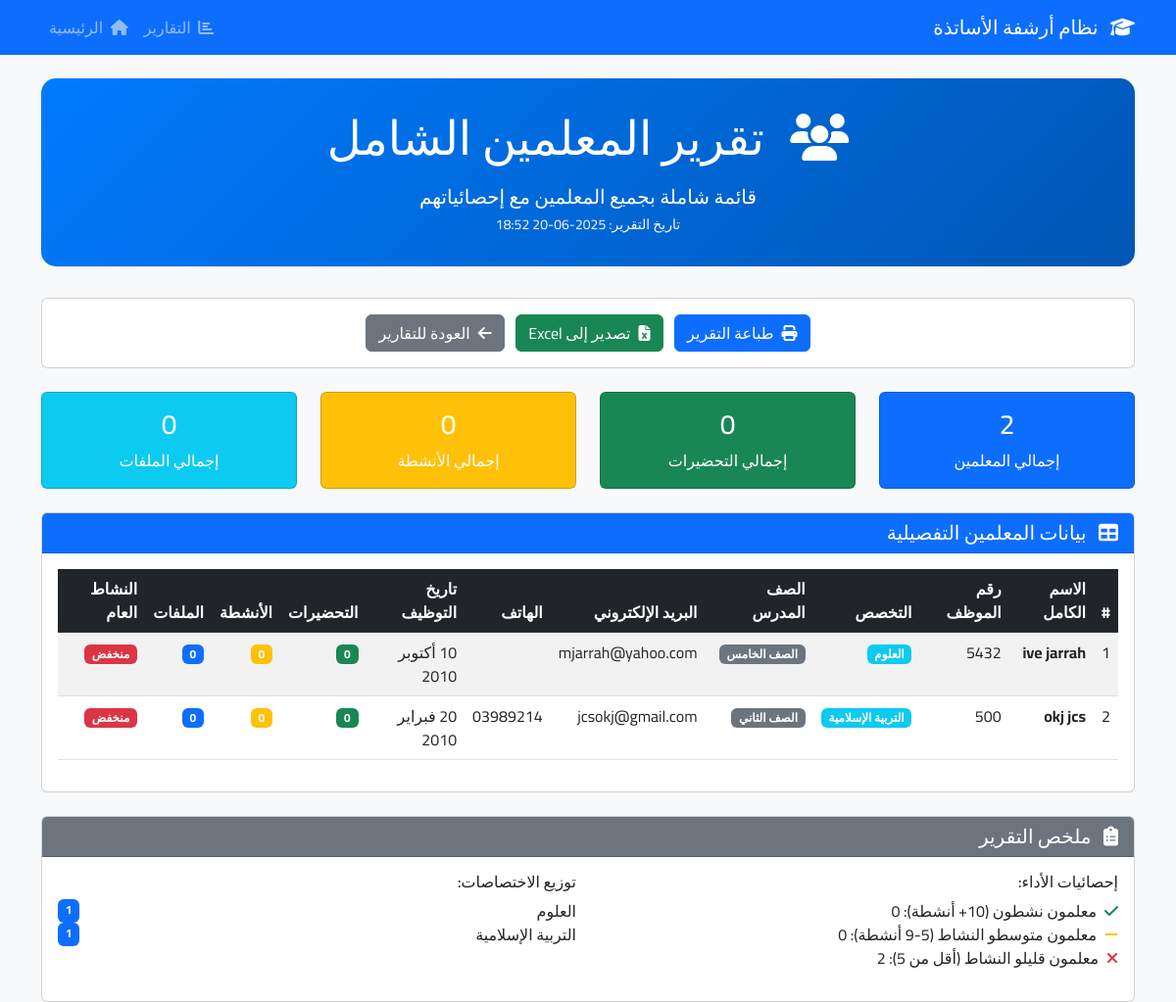
/reports/teachers_report.php (signed in), run on the app's committed database.
### tables this page shows
CREATE TABLE teachers (
            id INTEGER PRIMARY KEY AUTOINCREMENT,
            user_id INTEGER UNIQUE,
            employee_id VARCHAR(20) UNIQUE,
            first_name VARCHAR(50) NOT NULL,
            last_name VARCHAR(50) NOT NULL,
            email VARCHAR(100),
            phone VARCHAR(20),
            address TEXT,
            hire_date DATE,
            birth_date DATE,
            national_id VARCHAR(20),
            subject VARCHAR(100),
            grade_level VARCHAR(50),
            photo VARCHAR(255),
            is_present INTEGER DEFAULT 0,
            created_at DATETIME DEFAULT CURRENT_TIMESTAMP,
            updated_at DATETIME DEFAULT CURRENT_TIMESTAMP,
            FOREIGN KEY (user_id) REFERENCES users(id) ON DELETE CASCADE
        );

### config/database.php (called while the page is built, shortened)
<?php
class Database {
    private $db;
    private $dbPath;
    public function __construct($dbPath = null) {
        $this->dbPath = $dbPath ?? (defined('DB_PATH') ? DB_PATH : 'C:\xampp\htdocs\school-system\database\school_archive.db');
        $this->createTables();
    }
    private function connect() {
        try {
            $dir = dirname($this->dbPath);
            $this->db = new PDO('sqlite:' . $this->dbPath);
            $this->db->setAttribute(PDO::ATTR_ERRMODE, PDO::ERRMODE_EXCEPTION);
            $this->db->exec('PRAGMA foreign_keys = ON');
        } catch (PDOException $e) {
            die('خطأ في الاتصال بقاعدة البيانات: ' . $e->getMessage());
        }
    }
    private function createTables() {
        try {
            $this->db->exec($sql);
            $this->insertDefaultData();
        } catch (PDOException $e) {
            die('خطأ في إنشاء الجداول: ' . $e->getMessage());
        }
    }
    private function insertDefaultData() {
        $stmt = $this->db->prepare("SELECT COUNT(*) FROM users WHERE role = 'admin'");
        $stmt->execute();
        $adminCount = $stmt->fetchColumn();
        $stmt = $this->db->prepare("SELECT COUNT(*) FROM subjects");
        $stmt->execute();
        $subjectsCount = $stmt->fetchColumn();
        $stmt = $this->db->prepare("SELECT COUNT(*) FROM grades");
        $stmt->execute();
        $gradesCount = $stmt->fetchColumn();
    }
    public function query($sql, $params = []) {
        try {
            $stmt = $this->db->prepare($sql);
            $stmt->execute($params);
            return $stmt;
        } catch (PDOException $e) {
            throw new Exception('خطأ في تنفيذ الاستعلام: ' . $e->getMessage());
        }
    }
}
?>

### config/config.php (called while the page is built, shortened)
<?php
require_once __DIR__ . '/database.php';
function formatDateArabic($date) {
    $months = [
        1 => 'يناير', 2 => 'فبراير', 3 => 'مارس', 4 => 'أبريل',
        5 => 'مايو', 6 => 'يونيو', 7 => 'يوليو', 8 => 'أغسطس',
        9 => 'سبتمبر', 10 => 'أكتوبر', 11 => 'نوفمبر', 12 => 'ديسمبر'
    ];
    $timestamp = strtotime($date);
    $day = date('d', $timestamp);
    $month = $months[(int)date('m', $timestamp)];
    $year = date('Y', $timestamp);
    return "$day $month $year";
}
try {
    $db = new Database(DB_PATH);
} catch (Exception $e) {
    die('خطأ في الاتصال بقاعدة البيانات: ' . $e->getMessage());
}
?>

### reports/teachers_report.php (the view, shortened to what this page needs)
<?php
require_once '../config/config.php';
try {
    $stmt = $db->query("
        SELECT
            t.*,
            COUNT(DISTINCT dp.id) as preparations_count,
            COUNT(DISTINCT a.id) as activities_count,
            COUNT(DISTINCT f.id) as files_count
        FROM teachers t
        LEFT JOIN daily_preparations dp ON t.id = dp.teacher_id
        LEFT JOIN activities a ON t.id = a.teacher_id
        LEFT JOIN files f ON t.id = f.teacher_id
        GROUP BY t.id
        ORDER BY t.first_name, t.last_name
    ");
    $teachers = $stmt->fetchAll(PDO::FETCH_ASSOC);
} catch (Exception $e) {
    $teachers = [];
    showMessage('خطأ في جلب بيانات المعلمين', 'error');
}
?>
<!DOCTYPE html>
<html lang="ar" dir="rtl">
<head>
    <link href="https://cdn.jsdelivr.net/npm/bootstrap@5.3.0/dist/css/bootstrap.rtl.min.css" rel="stylesheet">
    <link href="https://cdnjs.cloudflare.com/ajax/libs/font-awesome/6.4.0/css/all.min.css" rel="stylesheet">
</head>
<body class="bg-light">
    <nav class="navbar navbar-expand-lg navbar-dark bg-primary no-print">
        <div class="container">
            <a class="navbar-brand" href="../index.php">
                <i class="fas fa-graduation-cap me-2"></i>
                <?php echo APP_NAME; ?>
            </a>
            <div class="navbar-nav ms-auto">
                <a class="nav-link" href="index.php">
                    <i class="fas fa-chart-bar me-1"></i>
                    التقارير
                </a>
                <a class="nav-link" href="../index.php">
                    <i class="fas fa-home me-1"></i>
                    الرئيسية
                </a>
            </div>
        </div>
    </nav>
    <div class="container mt-4">
        <div class="page-header text-center">
            <h1 class="display-5 mb-3">
                <i class="fas fa-users me-3"></i>
                تقرير المعلمين الشامل
            </h1>
            <p class="lead mb-0">قائمة شاملة بجميع المعلمين مع إحصائياتهم</p>
            <small class="text-light">تاريخ التقرير: <?php echo date('Y-m-d H:i'); ?></small>
        </div>
        <div class="row mb-4 no-print">
            <div class="col-12">
                <div class="card">
                    <div class="card-body text-center">
                        <button onclick="window.print()" class="btn btn-primary me-2">
                            <i class="fas fa-print me-2"></i>طباعة التقرير
                        </button>
                        <button onclick="exportToExcel()" class="btn btn-success me-2">
                            <i class="fas fa-file-excel me-2"></i>تصدير إلى Excel
                        </button>
                        <a href="index.php" class="btn btn-secondary">
                            <i class="fas fa-arrow-left me-2"></i>العودة للتقارير
                        </a>
                    </div>
                </div>
            </div>
        </div>
        <div class="row mb-4">
            <div class="col-md-3">
                <div class="card text-center bg-primary text-white">
                    <div class="card-body">
                        <h3><?php echo count($teachers); ?></h3>
                        <p class="mb-0">إجمالي المعلمين</p>
                    </div>
                </div>
            </div>
            <div class="col-md-3">
                <div class="card text-center bg-success text-white">
                    <div class="card-body">
                        <h3><?php echo array_sum(array_column($teachers, 'preparations_count')); ?></h3>
                        <p class="mb-0">إجمالي التحضيرات</p>
                    </div>
                </div>
            </div>
            <div class="col-md-3">
                <div class="card text-center bg-warning text-white">
                    <div class="card-body">
                        <h3><?php echo array_sum(array_column($teachers, 'activities_count')); ?></h3>
                        <p class="mb-0">إجمالي الأنشطة</p>
                    </div>
                </div>
            </div>
            <div class="col-md-3">
                <div class="card text-center bg-info text-white">
                    <div class="card-body">
                        <h3><?php echo array_sum(array_column($teachers, 'files_count')); ?></h3>
                        <p class="mb-0">إجمالي الملفات</p>
                    </div>
                </div>
            </div>
        </div>
        <div class="card">
            <div class="card-header bg-primary text-white">
                <h5 class="mb-0">
                    <i class="fas fa-table me-2"></i>
                    بيانات المعلمين التفصيلية
                </h5>
            </div>
            <div class="card-body">
                <?php if (!empty($teachers)): ?>
                <div class="table-responsive">
                    <table class="table table-striped table-hover" id="teachersTable">
                        <thead class="table-dark">
                            <tr>
                                <th>#</th>
                                <th>الاسم الكامل</th>
                                <th>رقم الموظف</th>
                                <th>التخصص</th>
                                <th>الصف المدرس</th>
                                <th>البريد الإلكتروني</th>
                                <th>الهاتف</th>
                                <th>تاريخ التوظيف</th>
                                <th>التحضيرات</th>
                                <th>الأنشطة</th>
                                <th>الملفات</th>
                                <th>النشاط العام</th>
                            </tr>
                        </thead>
                        <tbody>
                            <?php foreach ($teachers as $index => $teacher): ?>
                            <tr>
                                <td><?php echo $index + 1; ?></td>
                                <td>
                                    <strong><?php echo htmlspecialchars($teacher['first_name'] . ' ' . $teacher['last_name']); ?></strong>
                                </td>
                                <td><?php echo htmlspecialchars($teacher['employee_id']); ?></td>
                                <td>
                                    <span class="badge bg-info"><?php echo htmlspecialchars($teacher['subject']); ?></span>
                                </td>
                                <td>
                                    <span class="badge bg-secondary"><?php echo htmlspecialchars($teacher['grade_level']); ?></span>
                                </td>
                                <td><?php echo htmlspecialchars($teacher['email']); ?></td>
                                <td><?php echo htmlspecialchars($teacher['phone']); ?></td>
                                <td><?php echo formatDateArabic($teacher['hire_date']); ?></td>
                                <td>
                                    <span class="badge bg-success"><?php echo $teacher['preparations_count']; ?></span>
                                </td>
                                <td>
                                    <span class="badge bg-warning"><?php echo $teacher['activities_count']; ?></span>
                                </td>
                                <td>
                                    <span class="badge bg-primary"><?php echo $teacher['files_count']; ?></span>
                                </td>
                                <td>
                                    <?php
                                    $totalActivity = $teacher['preparations_count'] + $teacher['activities_count'] + $teacher['files_count'];
                                    if ($totalActivity >= 10) {
                                        echo '<span class="badge bg-success">عالي</span>';
                                    } elseif ($totalActivity >= 5) {
                                        echo '<span class="badge bg-warning">متوسط</span>';
                                    } else {
                                        echo '<span class="badge bg-danger">منخفض</span>';
                                    }
                                    ?>
                                </td>
                            </tr>
                            <?php endforeach; ?>
                        </tbody>
                    </table>
                </div>
                <?php endif; ?>
            </div>
        </div>
        <div class="card mt-4">
            <div class="card-header bg-secondary text-white">
                <h5 class="mb-0">
                    <i class="fas fa-clipboard-list me-2"></i>
                    ملخص التقرير
                </h5>
            </div>
            <div class="card-body">
                <div class="row">
                    <div class="col-md-6">
                        <h6>إحصائيات الأداء:</h6>
                        <ul class="list-unstyled">
                            <li><i class="fas fa-check text-success me-2"></i>معلمون نشطون (10+ أنشطة):
                                <?php echo count(array_filter($teachers, function($t) { return ($t['preparations_count'] + $t['activities_count'] + $t['files_count']) >= 10; })); ?>
                            </li>
                            <li><i class="fas fa-minus text-warning me-2"></i>معلمون متوسطو النشاط (5-9 أنشطة):
                                <?php echo count(array_filter($teachers, function($t) { $total = $t['preparations_count'] + $t['activities_count'] + $t['files_count']; return $total >= 5 && $total < 10; })); ?>
                            </li>
                            <li><i class="fas fa-times text-danger me-2"></i>معلمون قليلو النشاط (أقل من 5):
                                <?php echo count(array_filter($teachers, function($t) { return ($t['preparations_count'] + $t['activities_count'] + $t['files_count']) < 5; })); ?>
                            </li>
                        </ul>
                    </div>
                    <div class="col-md-6">
                        <h6>توزيع الاختصاصات:</h6>
                        <?php
                        $subjectCounts = array_count_values(array_column($teachers, 'subject'));
                        foreach ($subjectCounts as $subject => $count):
                        ?>
                        <div class="d-flex justify-content-between">
                            <span><?php echo htmlspecialchars($subject); ?></span>
                            <span class="badge bg-primary"><?php echo $count; ?></span>
                        </div>
                        <?php endforeach; ?>
                    </div>
                </div>
            </div>
        </div>
    </div>
</body>
</html>

### reports/teachers_report.php (style rules this page uses)
body { font-family: 'Cairo', sans-serif; }
.page-header { background: linear-gradient(135deg, #007bff 0%, #0056b3 100%); color: white; border-radius: 15px; padding: 2rem; margin-bottom: 2rem; }

### data on the page
teachers: first_name+last_name "ive jarrah", employee "5432", subject "العلوم", grade_level "الصف الخامس", email "mjarrah@yahoo.com", hire_date "10 أكتوبر 2010", preparations_count "0", activities_count "0", files_count "0"
teachers: first_name+last_name "okj jcs", employee "500", subject "التربية الإسلامية", grade_level "الصف الثاني", email "jcsokj@gmail.com", phone "03989214", hire_date "20 فبراير 2010", preparations_count "0", activities_count "0", files_count "0"

### other printed values
APP_NAME "نظام أرشفة الأساتذة"
count($teachers) "2"
array_sum(array_column($teachers, 'preparations_count')) "0"
array_sum(array_column($teachers, 'activities_count')) "0"
array_sum(array_column($teachers, 'files_count')) "0"
$subject "العلوم"
$count "1"
$subject "التربية الإسلامية"
